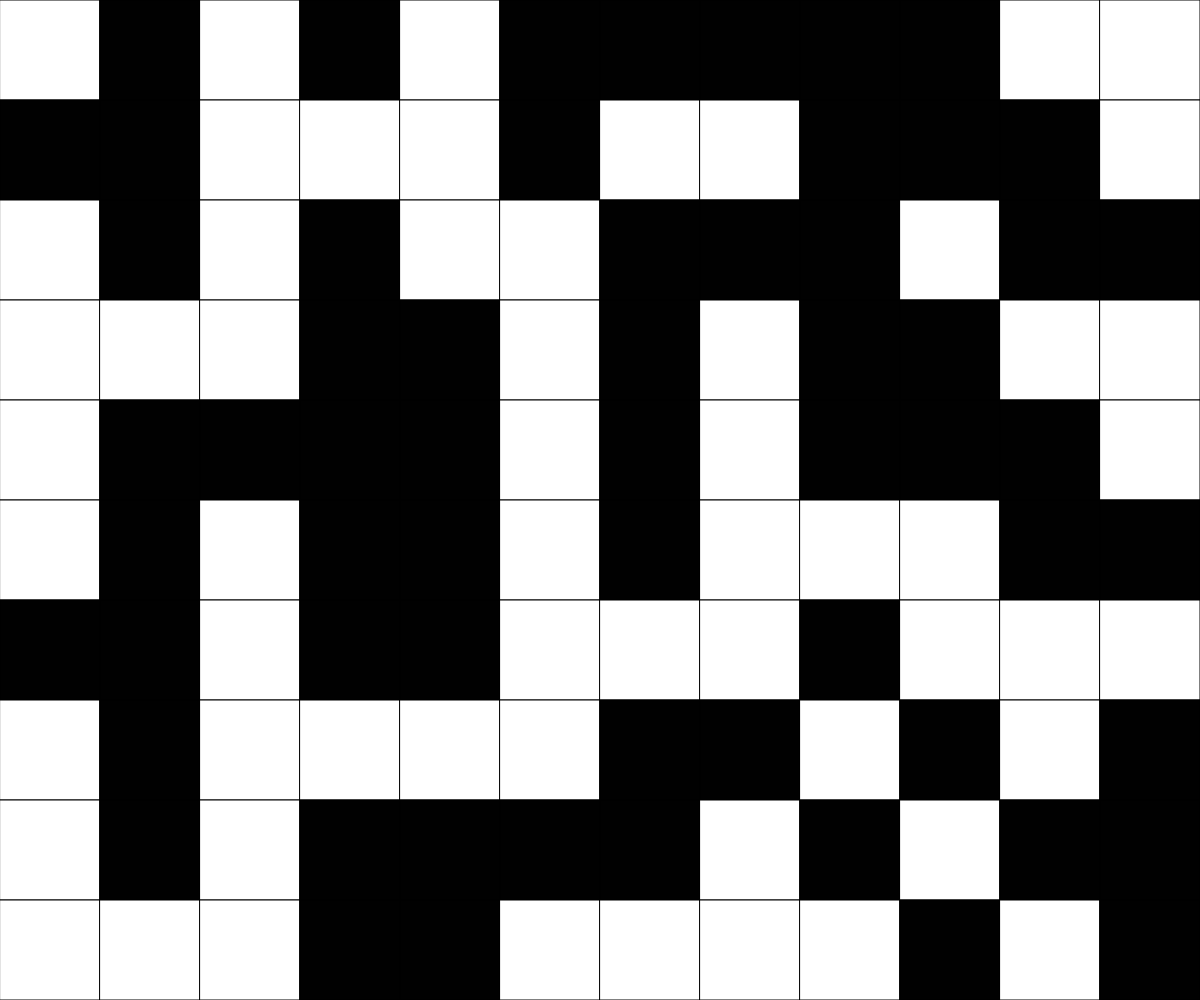
Frame 1 (no input)
Frame 60 (no input): identical to frame 1, image omitted
Frame 120 (the mouse pressed at the canvas centre since frame 60): identical to frame 1, image omitted

The p5.js sketch that drew this single still picture (run headless with seeded random() and noise() and a simulated clock; from frame 60 on, the mouse is pressed at the canvas centre):

// p5.js sketch
// ── sketch.js
// Project Title
// Your Name
// Date
//
// Extra for Experts:
// - describe what you did to take this project "above and beyond"

let cellSize = 100;
let grid = [];
let MAX_WIDTH;
let MAX_HEIGHT;

function setup() {
  createCanvas(windowWidth, windowHeight);
  MAX_WIDTH = Math.floor(windowWidth/cellSize) ;
  MAX_HEIGHT = Math.floor(windowHeight/cellSize) ;
  makeGrid(cellSize);
}

function draw() {
  background(220);
  
  drawGrid();
}

function keyPressed() {
  console.log(key);
  if (key === "r") {
    cellSize = random(10,200);
    MAX_WIDTH = Math.ceil(windowWidth/cellSize) ;
    MAX_HEIGHT = Math.ceil(windowHeight/cellSize) ;
    makeGrid();
  }
  
}

function makeGrid(cellSize) {
  grid = [];
  for (let y = 0; y < MAX_HEIGHT; y++) {
    grid.push([]);
    for (let x = 0; x< MAX_WIDTH; x++ ) {
      let r = random(100) > 50 ? 0 : 1;
      grid[y].push(r);
      
    }
  }
}



function drawGrid() {
  for (let y = 0; y < MAX_HEIGHT; y++) {
    
    for (let x = 0; x< MAX_WIDTH; x++ ) {
      colour = grid[y][x] === 0 ? 255 : 1;
      fill(colour);
      rect(x*cellSize, y*cellSize, cellSize, cellSize);
    }
  }
}
